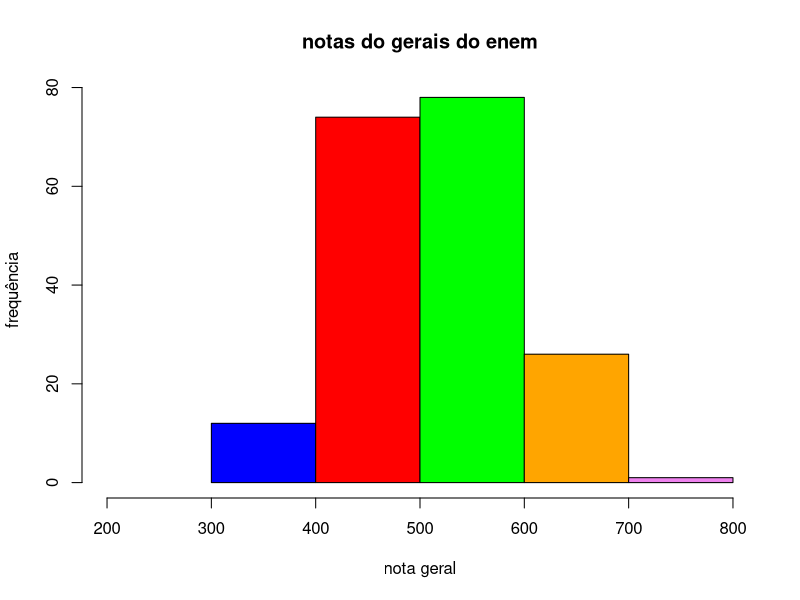

Generate this figure with R:
#questao B
#agrupe os dados em seus respectivos quartis
##fazer tabela das frequencias absolutas e relativas
#e suas respectivas acumuladas
#gerar histograma e comentar resultado


enemData <- read.csv("ENEM.csv",TRUE, sep = ",", dec = ".")
marechalData <- subset(enemData,enemData$NO_MUNICIPIO_RESIDENCIA=="Marechal Deodoro")

notaENEM <-c(marechalData$NU_NOTA_ENEM)

#agrupar em quartis para a media final
#   limitesQuartis <- c(0,200,400,600,800,1000)
#difQuartis = 0
#   for (i in 1:4){
#      difQuartis[i] = limitesQuartis[i+1] - limitesQuartis[i]
#   }
#verificar a amplitude de notas
#    range(notaENEM)
#verificar a quantidade necessaria de classes
#    nclass.Sturges(notaENEM)


#criar tabela de frequencia com classes
#o metodo sturges definiu que deveriam ser 9 classes, porem
#na atividade perde quartis entao serao 4
#definindo as labels

classes <-c("entre 318 e 417.75","entre 417.75 e 571.5",
            "entre 571.5 e 617.25", "entre 617.25 e 717")

#frequencia absoluta
frequencia <-table(cut(notaENEM,seq(318,717,l =5),labels = classes))
frequencia
#frequencia absoluta acumulada
frequenciaAcum <- cumsum(frequencia)
frequenciaAcum

#frequencia relativa
freqRelativa <- prop.table(frequencia)
freqRelativa

#tornando os valores da frequencia relativa mais legiveis
freqRelativa = round(freqRelativa*100,digits = 2)
freqRelativa
#frequencia relativa acumulada
freqRelAcum <- cumsum(freqRelativa)
freqRelAcum

#tabela com todos os dados
tabelaMediaEnem = cbind(frequencia,frequenciaAcum,freqRelativa,freqRelAcum)
tabelaMediaEnem 

#histograma
hist(notaENEM, breaks = 3,main="notas do gerais do enem",
     xlim = c(200,800),col = c("blue","red","green",
      "orange","violet"),xlab="nota geral",ylab="frequência")

#comentario:
#atraves da analise dos dados apresentados, podemos ver que a maior frequencia
#de notas é entre 400 e 600, que para variedade de notas de coret dos cursos 
#oferecidos pelas universidades publicas, são baixas e mostrasse necessario
#uma melhora no ensino medio acessado pela população de marechal deodoro

